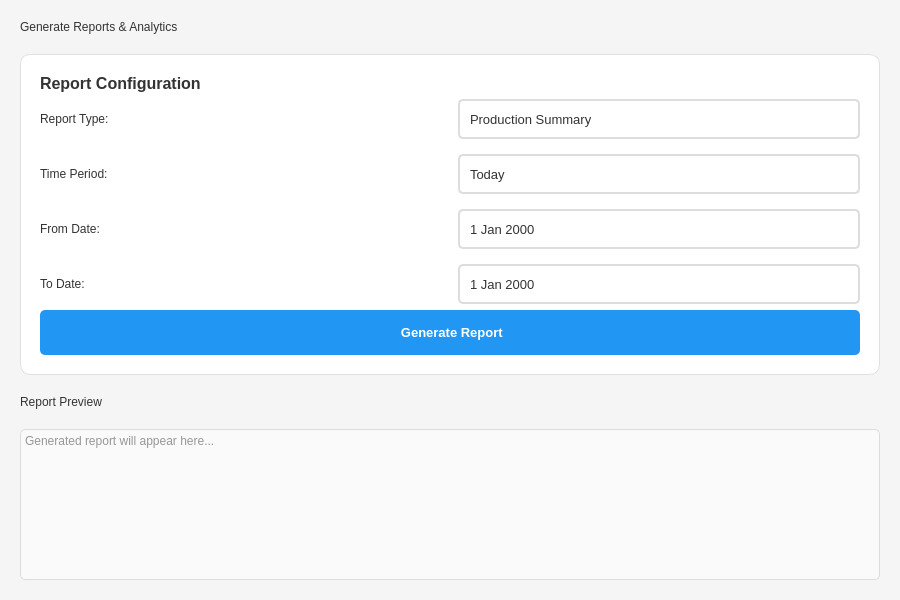
<?xml version="1.0" encoding="UTF-8"?>
<ui version="4.0">
 <class>ReportsWidget</class>
 <widget class="QWidget" name="ReportsWidget">
  <property name="geometry">
   <rect>
    <x>0</x>
    <y>0</y>
    <width>900</width>
    <height>600</height>
   </rect>
  </property>
  <property name="windowTitle">
   <string>Reports</string>
  </property>
  <property name="styleSheet">
   <string notr="true">QWidget#ReportsWidget {
    background-color: #f5f5f5;
}

QLabel {
    color: #333;
}

QTableWidget {
    color: #333;
}

QPushButton#btnGenerateReport {
    padding: 10px 20px;
    border-radius: 5px;
    font-size: 13px;
    font-weight: bold;
}

QPushButton#btnGenerateReport {
    background-color: #2196F3;
    color: white;
    border: none;
}

QPushButton#btnGenerateReport:hover {
    background-color: #0b7dda;
}

QLineEdit#txtSearch {
    padding: 10px;
    border: 2px solid #ddd;
    border-radius: 5px;
    font-size: 13px;
    background-color: white;
    color: #333;
}

QLineEdit#txtSearch:focus {
    border: 2px solid #2196F3;
}

QComboBox#cmbReportType, QComboBox#cmbTimePeriod {
    padding: 10px;
    border: 2px solid #ddd;
    border-radius: 5px;
    font-size: 13px;
    background-color: white;
    color: #333;
}

QComboBox#cmbReportType:focus, QComboBox#cmbTimePeriod:focus {
    border: 2px solid #2196F3;
}

QTextEdit#txtReportPreview {
    border: 1px solid #ddd;
    border-radius: 5px;
    background-color: #fafafa;
    color: #333;
}

QWidget#reportCard {
    background-color: white;
    border-radius: 10px;
    border: 1px solid #e0e0e0;
}

QLabel#lblReportTitle {
    font-size: 16px;
    font-weight: bold;
    color: #333;
}

QDateEdit, QDateTimeEdit {
    padding: 8px;
    border: 2px solid #ddd;
    border-radius: 5px;
    font-size: 13px;
    background-color: white;
    color: #333;
}

QDateEdit:focus, QDateTimeEdit:focus {
    border: 2px solid #2196F3;
}

QDateEdit::drop-down, QDateTimeEdit::drop-down {
    border: none;
    width: 30px;
}

QDateEdit::down-arrow, QDateTimeEdit::down-arrow {
    image: none;
    border-left: 5px solid transparent;
    border-right: 5px solid transparent;
    border-top: 5px solid #333;
    margin-right: 10px;
}

QDateEdit QAbstractItemView, QDateTimeEdit QAbstractItemView {
    background-color: white;
    color: #333;
    selection-background-color: #2196F3;
    selection-color: white;
}

QComboBox {
    padding: 10px;
    border: 2px solid #ddd;
    border-radius: 5px;
    font-size: 13px;
    background-color: white;
    color: #333;
}

QComboBox:focus {
    border: 2px solid #2196F3;
}

QComboBox::drop-down {
    border: none;
    width: 30px;
}

QComboBox::down-arrow {
    image: none;
    border-left: 5px solid transparent;
    border-right: 5px solid transparent;
    border-top: 5px solid #333;
    margin-right: 10px;
}

QComboBox QAbstractItemView {
    background-color: white;
    color: #333;
    selection-background-color: #2196F3;
    selection-color: white;
    border: 1px solid #ddd;
}</string>
  </property>
  <layout class="QVBoxLayout" name="verticalLayout">
   <property name="spacing">
    <number>20</number>
   </property>
   <property name="leftMargin">
    <number>20</number>
   </property>
   <property name="topMargin">
    <number>20</number>
   </property>
   <property name="rightMargin">
    <number>20</number>
   </property>
   <property name="bottomMargin">
    <number>20</number>
   </property>
   <item>
    <widget class="QLabel" name="label">
     <property name="text">
      <string>Generate Reports &amp; Analytics</string>
     </property>
     <property name="styleSheet">
   <string notr="true">QWidget#ReportsWidget {
    background-color: #f5f5f5;
}

QLabel {
    color: #333;
}

QTableWidget {
    color: #333;
}

QPushButton#btnGenerateReport {
    padding: 10px 20px;
    border-radius: 5px;
    font-size: 13px;
    font-weight: bold;
}

QPushButton#btnGenerateReport {
    background-color: #2196F3;
    color: white;
    border: none;
}

QPushButton#btnGenerateReport:hover {
    background-color: #0b7dda;
}

QLineEdit#txtSearch {
    padding: 10px;
    border: 2px solid #ddd;
    border-radius: 5px;
    font-size: 13px;
    background-color: white;
    color: #333;
}

QLineEdit#txtSearch:focus {
    border: 2px solid #2196F3;
}

QComboBox#cmbReportType, QComboBox#cmbTimePeriod {
    padding: 10px;
    border: 2px solid #ddd;
    border-radius: 5px;
    font-size: 13px;
    background-color: white;
    color: #333;
}

QComboBox#cmbReportType:focus, QComboBox#cmbTimePeriod:focus {
    border: 2px solid #2196F3;
}

QTextEdit#txtReportPreview {
    border: 1px solid #ddd;
    border-radius: 5px;
    background-color: #fafafa;
    color: #333;
}

QWidget#reportCard {
    background-color: white;
    border-radius: 10px;
    border: 1px solid #e0e0e0;
}

QLabel#lblReportTitle {
    font-size: 16px;
    font-weight: bold;
    color: #333;
}

QDateEdit, QDateTimeEdit {
    padding: 8px;
    border: 2px solid #ddd;
    border-radius: 5px;
    font-size: 13px;
    background-color: white;
    color: #333;
}

QDateEdit:focus, QDateTimeEdit:focus {
    border: 2px solid #2196F3;
}

QDateEdit::drop-down, QDateTimeEdit::drop-down {
    border: none;
    width: 30px;
}

QDateEdit::down-arrow, QDateTimeEdit::down-arrow {
    image: none;
    border-left: 5px solid transparent;
    border-right: 5px solid transparent;
    border-top: 5px solid #333;
    margin-right: 10px;
}

QDateEdit QAbstractItemView, QDateTimeEdit QAbstractItemView {
    background-color: white;
    color: #333;
    selection-background-color: #2196F3;
    selection-color: white;
}

QComboBox {
    padding: 10px;
    border: 2px solid #ddd;
    border-radius: 5px;
    font-size: 13px;
    background-color: white;
    color: #333;
}

QComboBox:focus {
    border: 2px solid #2196F3;
}

QComboBox::drop-down {
    border: none;
    width: 30px;
}

QComboBox::down-arrow {
    image: none;
    border-left: 5px solid transparent;
    border-right: 5px solid transparent;
    border-top: 5px solid #333;
    margin-right: 10px;
}

QComboBox QAbstractItemView {
    background-color: white;
    color: #333;
    selection-background-color: #2196F3;
    selection-color: white;
    border: 1px solid #ddd;
}</string>
  </property>
    </widget>
   </item>
   <item>
    <widget class="QWidget" name="reportCard" native="true">
     <layout class="QVBoxLayout" name="verticalLayout_2">
      <property name="leftMargin">
       <number>20</number>
      </property>
      <property name="topMargin">
       <number>20</number>
      </property>
      <property name="rightMargin">
       <number>20</number>
      </property>
      <property name="bottomMargin">
       <number>20</number>
      </property>
      <item>
       <widget class="QLabel" name="lblReportTitle">
        <property name="text">
         <string>Report Configuration</string>
        </property>
       </widget>
      </item>
      <item>
       <layout class="QGridLayout" name="gridLayout">
        <property name="spacing">
         <number>15</number>
        </property>
        <item row="0" column="0">
         <widget class="QLabel" name="label_2">
          <property name="text">
           <string>Report Type:</string>
          </property>
          <property name="styleSheet">
   <string notr="true">QWidget#ReportsWidget {
    background-color: #f5f5f5;
}

QLabel {
    color: #333;
}

QTableWidget {
    color: #333;
}

QPushButton#btnGenerateReport {
    padding: 10px 20px;
    border-radius: 5px;
    font-size: 13px;
    font-weight: bold;
}

QPushButton#btnGenerateReport {
    background-color: #2196F3;
    color: white;
    border: none;
}

QPushButton#btnGenerateReport:hover {
    background-color: #0b7dda;
}

QLineEdit#txtSearch {
    padding: 10px;
    border: 2px solid #ddd;
    border-radius: 5px;
    font-size: 13px;
    background-color: white;
    color: #333;
}

QLineEdit#txtSearch:focus {
    border: 2px solid #2196F3;
}

QComboBox#cmbReportType, QComboBox#cmbTimePeriod {
    padding: 10px;
    border: 2px solid #ddd;
    border-radius: 5px;
    font-size: 13px;
    background-color: white;
    color: #333;
}

QComboBox#cmbReportType:focus, QComboBox#cmbTimePeriod:focus {
    border: 2px solid #2196F3;
}

QTextEdit#txtReportPreview {
    border: 1px solid #ddd;
    border-radius: 5px;
    background-color: #fafafa;
    color: #333;
}

QWidget#reportCard {
    background-color: white;
    border-radius: 10px;
    border: 1px solid #e0e0e0;
}

QLabel#lblReportTitle {
    font-size: 16px;
    font-weight: bold;
    color: #333;
}

QDateEdit, QDateTimeEdit {
    padding: 8px;
    border: 2px solid #ddd;
    border-radius: 5px;
    font-size: 13px;
    background-color: white;
    color: #333;
}

QDateEdit:focus, QDateTimeEdit:focus {
    border: 2px solid #2196F3;
}

QDateEdit::drop-down, QDateTimeEdit::drop-down {
    border: none;
    width: 30px;
}

QDateEdit::down-arrow, QDateTimeEdit::down-arrow {
    image: none;
    border-left: 5px solid transparent;
    border-right: 5px solid transparent;
    border-top: 5px solid #333;
    margin-right: 10px;
}

QDateEdit QAbstractItemView, QDateTimeEdit QAbstractItemView {
    background-color: white;
    color: #333;
    selection-background-color: #2196F3;
    selection-color: white;
}

QComboBox {
    padding: 10px;
    border: 2px solid #ddd;
    border-radius: 5px;
    font-size: 13px;
    background-color: white;
    color: #333;
}

QComboBox:focus {
    border: 2px solid #2196F3;
}

QComboBox::drop-down {
    border: none;
    width: 30px;
}

QComboBox::down-arrow {
    image: none;
    border-left: 5px solid transparent;
    border-right: 5px solid transparent;
    border-top: 5px solid #333;
    margin-right: 10px;
}

QComboBox QAbstractItemView {
    background-color: white;
    color: #333;
    selection-background-color: #2196F3;
    selection-color: white;
    border: 1px solid #ddd;
}</string>
  </property>
         </widget>
        </item>
        <item row="0" column="1">
         <widget class="QComboBox" name="cmbReportType">
          <property name="minimumSize">
           <size>
            <width>0</width>
            <height>40</height>
           </size>
          </property>
          <item>
           <property name="text">
            <string>Production Summary</string>
           </property>
          </item>
          <item>
           <property name="text">
            <string>Inventory Status</string>
           </property>
          </item>
          <item>
           <property name="text">
            <string>Order Analysis</string>
           </property>
          </item>
          <item>
           <property name="text">
            <string>Machine Utilization</string>
           </property>
          </item>
          <item>
           <property name="text">
            <string>Employee Productivity</string>
           </property>
          </item>
          <item>
           <property name="text">
            <string>Material Consumption</string>
           </property>
          </item>
         </widget>
        </item>
        <item row="1" column="0">
         <widget class="QLabel" name="label_3">
          <property name="text">
           <string>Time Period:</string>
          </property>
          <property name="styleSheet">
   <string notr="true">QWidget#ReportsWidget {
    background-color: #f5f5f5;
}

QLabel {
    color: #333;
}

QTableWidget {
    color: #333;
}

QPushButton#btnGenerateReport {
    padding: 10px 20px;
    border-radius: 5px;
    font-size: 13px;
    font-weight: bold;
}

QPushButton#btnGenerateReport {
    background-color: #2196F3;
    color: white;
    border: none;
}

QPushButton#btnGenerateReport:hover {
    background-color: #0b7dda;
}

QLineEdit#txtSearch {
    padding: 10px;
    border: 2px solid #ddd;
    border-radius: 5px;
    font-size: 13px;
    background-color: white;
    color: #333;
}

QLineEdit#txtSearch:focus {
    border: 2px solid #2196F3;
}

QComboBox#cmbReportType, QComboBox#cmbTimePeriod {
    padding: 10px;
    border: 2px solid #ddd;
    border-radius: 5px;
    font-size: 13px;
    background-color: white;
    color: #333;
}

QComboBox#cmbReportType:focus, QComboBox#cmbTimePeriod:focus {
    border: 2px solid #2196F3;
}

QTextEdit#txtReportPreview {
    border: 1px solid #ddd;
    border-radius: 5px;
    background-color: #fafafa;
    color: #333;
}

QWidget#reportCard {
    background-color: white;
    border-radius: 10px;
    border: 1px solid #e0e0e0;
}

QLabel#lblReportTitle {
    font-size: 16px;
    font-weight: bold;
    color: #333;
}

QDateEdit, QDateTimeEdit {
    padding: 8px;
    border: 2px solid #ddd;
    border-radius: 5px;
    font-size: 13px;
    background-color: white;
    color: #333;
}

QDateEdit:focus, QDateTimeEdit:focus {
    border: 2px solid #2196F3;
}

QDateEdit::drop-down, QDateTimeEdit::drop-down {
    border: none;
    width: 30px;
}

QDateEdit::down-arrow, QDateTimeEdit::down-arrow {
    image: none;
    border-left: 5px solid transparent;
    border-right: 5px solid transparent;
    border-top: 5px solid #333;
    margin-right: 10px;
}

QDateEdit QAbstractItemView, QDateTimeEdit QAbstractItemView {
    background-color: white;
    color: #333;
    selection-background-color: #2196F3;
    selection-color: white;
}

QComboBox {
    padding: 10px;
    border: 2px solid #ddd;
    border-radius: 5px;
    font-size: 13px;
    background-color: white;
    color: #333;
}

QComboBox:focus {
    border: 2px solid #2196F3;
}

QComboBox::drop-down {
    border: none;
    width: 30px;
}

QComboBox::down-arrow {
    image: none;
    border-left: 5px solid transparent;
    border-right: 5px solid transparent;
    border-top: 5px solid #333;
    margin-right: 10px;
}

QComboBox QAbstractItemView {
    background-color: white;
    color: #333;
    selection-background-color: #2196F3;
    selection-color: white;
    border: 1px solid #ddd;
}</string>
  </property>
         </widget>
        </item>
        <item row="1" column="1">
         <widget class="QComboBox" name="cmbTimePeriod">
          <property name="minimumSize">
           <size>
            <width>0</width>
            <height>40</height>
           </size>
          </property>
          <item>
           <property name="text">
            <string>Today</string>
           </property>
          </item>
          <item>
           <property name="text">
            <string>This Week</string>
           </property>
          </item>
          <item>
           <property name="text">
            <string>This Month</string>
           </property>
          </item>
          <item>
           <property name="text">
            <string>Last Month</string>
           </property>
          </item>
          <item>
           <property name="text">
            <string>This Year</string>
           </property>
          </item>
          <item>
           <property name="text">
            <string>Custom Range</string>
           </property>
          </item>
         </widget>
        </item>
        <item row="2" column="0">
         <widget class="QLabel" name="label_4">
          <property name="text">
           <string>From Date:</string>
          </property>
          <property name="styleSheet">
   <string notr="true">QWidget#ReportsWidget {
    background-color: #f5f5f5;
}

QLabel {
    color: #333;
}

QTableWidget {
    color: #333;
}

QPushButton#btnGenerateReport {
    padding: 10px 20px;
    border-radius: 5px;
    font-size: 13px;
    font-weight: bold;
}

QPushButton#btnGenerateReport {
    background-color: #2196F3;
    color: white;
    border: none;
}

QPushButton#btnGenerateReport:hover {
    background-color: #0b7dda;
}

QLineEdit#txtSearch {
    padding: 10px;
    border: 2px solid #ddd;
    border-radius: 5px;
    font-size: 13px;
    background-color: white;
    color: #333;
}

QLineEdit#txtSearch:focus {
    border: 2px solid #2196F3;
}

QComboBox#cmbReportType, QComboBox#cmbTimePeriod {
    padding: 10px;
    border: 2px solid #ddd;
    border-radius: 5px;
    font-size: 13px;
    background-color: white;
    color: #333;
}

QComboBox#cmbReportType:focus, QComboBox#cmbTimePeriod:focus {
    border: 2px solid #2196F3;
}

QTextEdit#txtReportPreview {
    border: 1px solid #ddd;
    border-radius: 5px;
    background-color: #fafafa;
    color: #333;
}

QWidget#reportCard {
    background-color: white;
    border-radius: 10px;
    border: 1px solid #e0e0e0;
}

QLabel#lblReportTitle {
    font-size: 16px;
    font-weight: bold;
    color: #333;
}

QDateEdit, QDateTimeEdit {
    padding: 8px;
    border: 2px solid #ddd;
    border-radius: 5px;
    font-size: 13px;
    background-color: white;
    color: #333;
}

QDateEdit:focus, QDateTimeEdit:focus {
    border: 2px solid #2196F3;
}

QDateEdit::drop-down, QDateTimeEdit::drop-down {
    border: none;
    width: 30px;
}

QDateEdit::down-arrow, QDateTimeEdit::down-arrow {
    image: none;
    border-left: 5px solid transparent;
    border-right: 5px solid transparent;
    border-top: 5px solid #333;
    margin-right: 10px;
}

QDateEdit QAbstractItemView, QDateTimeEdit QAbstractItemView {
    background-color: white;
    color: #333;
    selection-background-color: #2196F3;
    selection-color: white;
}

QComboBox {
    padding: 10px;
    border: 2px solid #ddd;
    border-radius: 5px;
    font-size: 13px;
    background-color: white;
    color: #333;
}

QComboBox:focus {
    border: 2px solid #2196F3;
}

QComboBox::drop-down {
    border: none;
    width: 30px;
}

QComboBox::down-arrow {
    image: none;
    border-left: 5px solid transparent;
    border-right: 5px solid transparent;
    border-top: 5px solid #333;
    margin-right: 10px;
}

QComboBox QAbstractItemView {
    background-color: white;
    color: #333;
    selection-background-color: #2196F3;
    selection-color: white;
    border: 1px solid #ddd;
}</string>
  </property>
         </widget>
        </item>
        <item row="2" column="1">
         <widget class="QDateEdit" name="dateFrom">
          <property name="minimumSize">
           <size>
            <width>0</width>
            <height>40</height>
           </size>
          </property>
          <property name="styleSheet">
   <string notr="true">QWidget#ReportsWidget {
    background-color: #f5f5f5;
}

QLabel {
    color: #333;
}

QTableWidget {
    color: #333;
}

QPushButton#btnGenerateReport {
    padding: 10px 20px;
    border-radius: 5px;
    font-size: 13px;
    font-weight: bold;
}

QPushButton#btnGenerateReport {
    background-color: #2196F3;
    color: white;
    border: none;
}

QPushButton#btnGenerateReport:hover {
    background-color: #0b7dda;
}

QLineEdit#txtSearch {
    padding: 10px;
    border: 2px solid #ddd;
    border-radius: 5px;
    font-size: 13px;
    background-color: white;
    color: #333;
}

QLineEdit#txtSearch:focus {
    border: 2px solid #2196F3;
}

QComboBox#cmbReportType, QComboBox#cmbTimePeriod {
    padding: 10px;
    border: 2px solid #ddd;
    border-radius: 5px;
    font-size: 13px;
    background-color: white;
    color: #333;
}

QComboBox#cmbReportType:focus, QComboBox#cmbTimePeriod:focus {
    border: 2px solid #2196F3;
}

QTextEdit#txtReportPreview {
    border: 1px solid #ddd;
    border-radius: 5px;
    background-color: #fafafa;
    color: #333;
}

QWidget#reportCard {
    background-color: white;
    border-radius: 10px;
    border: 1px solid #e0e0e0;
}

QLabel#lblReportTitle {
    font-size: 16px;
    font-weight: bold;
    color: #333;
}

QDateEdit, QDateTimeEdit {
    padding: 8px;
    border: 2px solid #ddd;
    border-radius: 5px;
    font-size: 13px;
    background-color: white;
    color: #333;
}

QDateEdit:focus, QDateTimeEdit:focus {
    border: 2px solid #2196F3;
}

QDateEdit::drop-down, QDateTimeEdit::drop-down {
    border: none;
    width: 30px;
}

QDateEdit::down-arrow, QDateTimeEdit::down-arrow {
    image: none;
    border-left: 5px solid transparent;
    border-right: 5px solid transparent;
    border-top: 5px solid #333;
    margin-right: 10px;
}

QDateEdit QAbstractItemView, QDateTimeEdit QAbstractItemView {
    background-color: white;
    color: #333;
    selection-background-color: #2196F3;
    selection-color: white;
}

QComboBox {
    padding: 10px;
    border: 2px solid #ddd;
    border-radius: 5px;
    font-size: 13px;
    background-color: white;
    color: #333;
}

QComboBox:focus {
    border: 2px solid #2196F3;
}

QComboBox::drop-down {
    border: none;
    width: 30px;
}

QComboBox::down-arrow {
    image: none;
    border-left: 5px solid transparent;
    border-right: 5px solid transparent;
    border-top: 5px solid #333;
    margin-right: 10px;
}

QComboBox QAbstractItemView {
    background-color: white;
    color: #333;
    selection-background-color: #2196F3;
    selection-color: white;
    border: 1px solid #ddd;
}</string>
  </property>
          <property name="calendarPopup">
           <bool>true</bool>
          </property>
         </widget>
        </item>
        <item row="3" column="0">
         <widget class="QLabel" name="label_5">
          <property name="text">
           <string>To Date:</string>
          </property>
          <property name="styleSheet">
   <string notr="true">QWidget#ReportsWidget {
    background-color: #f5f5f5;
}

QLabel {
    color: #333;
}

QTableWidget {
    color: #333;
}

QPushButton#btnGenerateReport {
    padding: 10px 20px;
    border-radius: 5px;
    font-size: 13px;
    font-weight: bold;
}

QPushButton#btnGenerateReport {
    background-color: #2196F3;
    color: white;
    border: none;
}

QPushButton#btnGenerateReport:hover {
    background-color: #0b7dda;
}

QLineEdit#txtSearch {
    padding: 10px;
    border: 2px solid #ddd;
    border-radius: 5px;
    font-size: 13px;
    background-color: white;
    color: #333;
}

QLineEdit#txtSearch:focus {
    border: 2px solid #2196F3;
}

QComboBox#cmbReportType, QComboBox#cmbTimePeriod {
    padding: 10px;
    border: 2px solid #ddd;
    border-radius: 5px;
    font-size: 13px;
    background-color: white;
    color: #333;
}

QComboBox#cmbReportType:focus, QComboBox#cmbTimePeriod:focus {
    border: 2px solid #2196F3;
}

QTextEdit#txtReportPreview {
    border: 1px solid #ddd;
    border-radius: 5px;
    background-color: #fafafa;
    color: #333;
}

QWidget#reportCard {
    background-color: white;
    border-radius: 10px;
    border: 1px solid #e0e0e0;
}

QLabel#lblReportTitle {
    font-size: 16px;
    font-weight: bold;
    color: #333;
}

QDateEdit, QDateTimeEdit {
    padding: 8px;
    border: 2px solid #ddd;
    border-radius: 5px;
    font-size: 13px;
    background-color: white;
    color: #333;
}

QDateEdit:focus, QDateTimeEdit:focus {
    border: 2px solid #2196F3;
}

QDateEdit::drop-down, QDateTimeEdit::drop-down {
    border: none;
    width: 30px;
}

QDateEdit::down-arrow, QDateTimeEdit::down-arrow {
    image: none;
    border-left: 5px solid transparent;
    border-right: 5px solid transparent;
    border-top: 5px solid #333;
    margin-right: 10px;
}

QDateEdit QAbstractItemView, QDateTimeEdit QAbstractItemView {
    background-color: white;
    color: #333;
    selection-background-color: #2196F3;
    selection-color: white;
}

QComboBox {
    padding: 10px;
    border: 2px solid #ddd;
    border-radius: 5px;
    font-size: 13px;
    background-color: white;
    color: #333;
}

QComboBox:focus {
    border: 2px solid #2196F3;
}

QComboBox::drop-down {
    border: none;
    width: 30px;
}

QComboBox::down-arrow {
    image: none;
    border-left: 5px solid transparent;
    border-right: 5px solid transparent;
    border-top: 5px solid #333;
    margin-right: 10px;
}

QComboBox QAbstractItemView {
    background-color: white;
    color: #333;
    selection-background-color: #2196F3;
    selection-color: white;
    border: 1px solid #ddd;
}</string>
  </property>
         </widget>
        </item>
        <item row="3" column="1">
         <widget class="QDateEdit" name="dateTo">
          <property name="minimumSize">
           <size>
            <width>0</width>
            <height>40</height>
           </size>
          </property>
          <property name="styleSheet">
   <string notr="true">QWidget#ReportsWidget {
    background-color: #f5f5f5;
}

QLabel {
    color: #333;
}

QTableWidget {
    color: #333;
}

QPushButton#btnGenerateReport {
    padding: 10px 20px;
    border-radius: 5px;
    font-size: 13px;
    font-weight: bold;
}

QPushButton#btnGenerateReport {
    background-color: #2196F3;
    color: white;
    border: none;
}

QPushButton#btnGenerateReport:hover {
    background-color: #0b7dda;
}

QLineEdit#txtSearch {
    padding: 10px;
    border: 2px solid #ddd;
    border-radius: 5px;
    font-size: 13px;
    background-color: white;
    color: #333;
}

QLineEdit#txtSearch:focus {
    border: 2px solid #2196F3;
}

QComboBox#cmbReportType, QComboBox#cmbTimePeriod {
    padding: 10px;
    border: 2px solid #ddd;
    border-radius: 5px;
    font-size: 13px;
    background-color: white;
    color: #333;
}

QComboBox#cmbReportType:focus, QComboBox#cmbTimePeriod:focus {
    border: 2px solid #2196F3;
}

QTextEdit#txtReportPreview {
    border: 1px solid #ddd;
    border-radius: 5px;
    background-color: #fafafa;
    color: #333;
}

QWidget#reportCard {
    background-color: white;
    border-radius: 10px;
    border: 1px solid #e0e0e0;
}

QLabel#lblReportTitle {
    font-size: 16px;
    font-weight: bold;
    color: #333;
}

QDateEdit, QDateTimeEdit {
    padding: 8px;
    border: 2px solid #ddd;
    border-radius: 5px;
    font-size: 13px;
    background-color: white;
    color: #333;
}

QDateEdit:focus, QDateTimeEdit:focus {
    border: 2px solid #2196F3;
}

QDateEdit::drop-down, QDateTimeEdit::drop-down {
    border: none;
    width: 30px;
}

QDateEdit::down-arrow, QDateTimeEdit::down-arrow {
    image: none;
    border-left: 5px solid transparent;
    border-right: 5px solid transparent;
    border-top: 5px solid #333;
    margin-right: 10px;
}

QDateEdit QAbstractItemView, QDateTimeEdit QAbstractItemView {
    background-color: white;
    color: #333;
    selection-background-color: #2196F3;
    selection-color: white;
}

QComboBox {
    padding: 10px;
    border: 2px solid #ddd;
    border-radius: 5px;
    font-size: 13px;
    background-color: white;
    color: #333;
}

QComboBox:focus {
    border: 2px solid #2196F3;
}

QComboBox::drop-down {
    border: none;
    width: 30px;
}

QComboBox::down-arrow {
    image: none;
    border-left: 5px solid transparent;
    border-right: 5px solid transparent;
    border-top: 5px solid #333;
    margin-right: 10px;
}

QComboBox QAbstractItemView {
    background-color: white;
    color: #333;
    selection-background-color: #2196F3;
    selection-color: white;
    border: 1px solid #ddd;
}</string>
  </property>
          <property name="calendarPopup">
           <bool>true</bool>
          </property>
         </widget>
        </item>
       </layout>
      </item>
      <item>
       <layout class="QHBoxLayout" name="horizontalLayout">
        <item>
         <widget class="QPushButton" name="btnGenerateReport">
          <property name="minimumSize">
           <size>
            <width>0</width>
            <height>45</height>
           </size>
          </property>
          <property name="cursor">
           <cursorShape>PointingHandCursor</cursorShape>
          </property>
          <property name="text">
           <string> Generate Report</string>
          </property>
         </widget>
        </item>
       </layout>
      </item>
     </layout>
    </widget>
   </item>
   <item>
    <widget class="QLabel" name="lblPreviewTitle">
     <property name="text">
      <string>Report Preview</string>
     </property>
     <property name="styleSheet">
   <string notr="true">QWidget#ReportsWidget {
    background-color: #f5f5f5;
}

QLabel {
    color: #333;
}

QTableWidget {
    color: #333;
}

QPushButton#btnGenerateReport {
    padding: 10px 20px;
    border-radius: 5px;
    font-size: 13px;
    font-weight: bold;
}

QPushButton#btnGenerateReport {
    background-color: #2196F3;
    color: white;
    border: none;
}

QPushButton#btnGenerateReport:hover {
    background-color: #0b7dda;
}

QLineEdit#txtSearch {
    padding: 10px;
    border: 2px solid #ddd;
    border-radius: 5px;
    font-size: 13px;
    background-color: white;
    color: #333;
}

QLineEdit#txtSearch:focus {
    border: 2px solid #2196F3;
}

QComboBox#cmbReportType, QComboBox#cmbTimePeriod {
    padding: 10px;
    border: 2px solid #ddd;
    border-radius: 5px;
    font-size: 13px;
    background-color: white;
    color: #333;
}

QComboBox#cmbReportType:focus, QComboBox#cmbTimePeriod:focus {
    border: 2px solid #2196F3;
}

QTextEdit#txtReportPreview {
    border: 1px solid #ddd;
    border-radius: 5px;
    background-color: #fafafa;
    color: #333;
}

QWidget#reportCard {
    background-color: white;
    border-radius: 10px;
    border: 1px solid #e0e0e0;
}

QLabel#lblReportTitle {
    font-size: 16px;
    font-weight: bold;
    color: #333;
}

QDateEdit, QDateTimeEdit {
    padding: 8px;
    border: 2px solid #ddd;
    border-radius: 5px;
    font-size: 13px;
    background-color: white;
    color: #333;
}

QDateEdit:focus, QDateTimeEdit:focus {
    border: 2px solid #2196F3;
}

QDateEdit::drop-down, QDateTimeEdit::drop-down {
    border: none;
    width: 30px;
}

QDateEdit::down-arrow, QDateTimeEdit::down-arrow {
    image: none;
    border-left: 5px solid transparent;
    border-right: 5px solid transparent;
    border-top: 5px solid #333;
    margin-right: 10px;
}

QDateEdit QAbstractItemView, QDateTimeEdit QAbstractItemView {
    background-color: white;
    color: #333;
    selection-background-color: #2196F3;
    selection-color: white;
}

QComboBox {
    padding: 10px;
    border: 2px solid #ddd;
    border-radius: 5px;
    font-size: 13px;
    background-color: white;
    color: #333;
}

QComboBox:focus {
    border: 2px solid #2196F3;
}

QComboBox::drop-down {
    border: none;
    width: 30px;
}

QComboBox::down-arrow {
    image: none;
    border-left: 5px solid transparent;
    border-right: 5px solid transparent;
    border-top: 5px solid #333;
    margin-right: 10px;
}

QComboBox QAbstractItemView {
    background-color: white;
    color: #333;
    selection-background-color: #2196F3;
    selection-color: white;
    border: 1px solid #ddd;
}</string>
  </property>
    </widget>
   </item>
   <item>
    <widget class="QTextEdit" name="txtReportPreview">
     <property name="readOnly">
      <bool>true</bool>
     </property>
     <property name="placeholderText">
      <string>Generated report will appear here...</string>
     </property>
    </widget>
   </item>
  </layout>
 </widget>
 <resources/>
 <connections/>
</ui>
